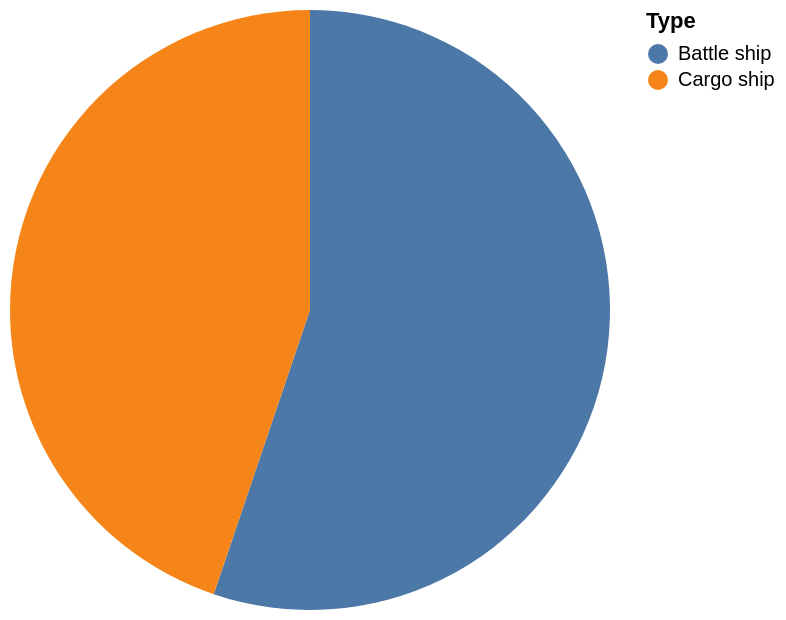

Vega-Lite specification for this chart:
### Vega-Lite specification from a JSON file in a GitHub repository (floating-point values rounded to 4 significant figures)
{"data": {"values": [{"x_data": "Battle ship", "y_data": 4845}, {"x_data": "Cargo ship", "y_data": 3932.0}]}, "mark": "arc", "encoding": {"theta": {"field": "y_data", "type": "quantitative", "title": "avg(Tonnage)"}, "color": {"field": "x_data", "type": "nominal", "title": "Type"}}}
